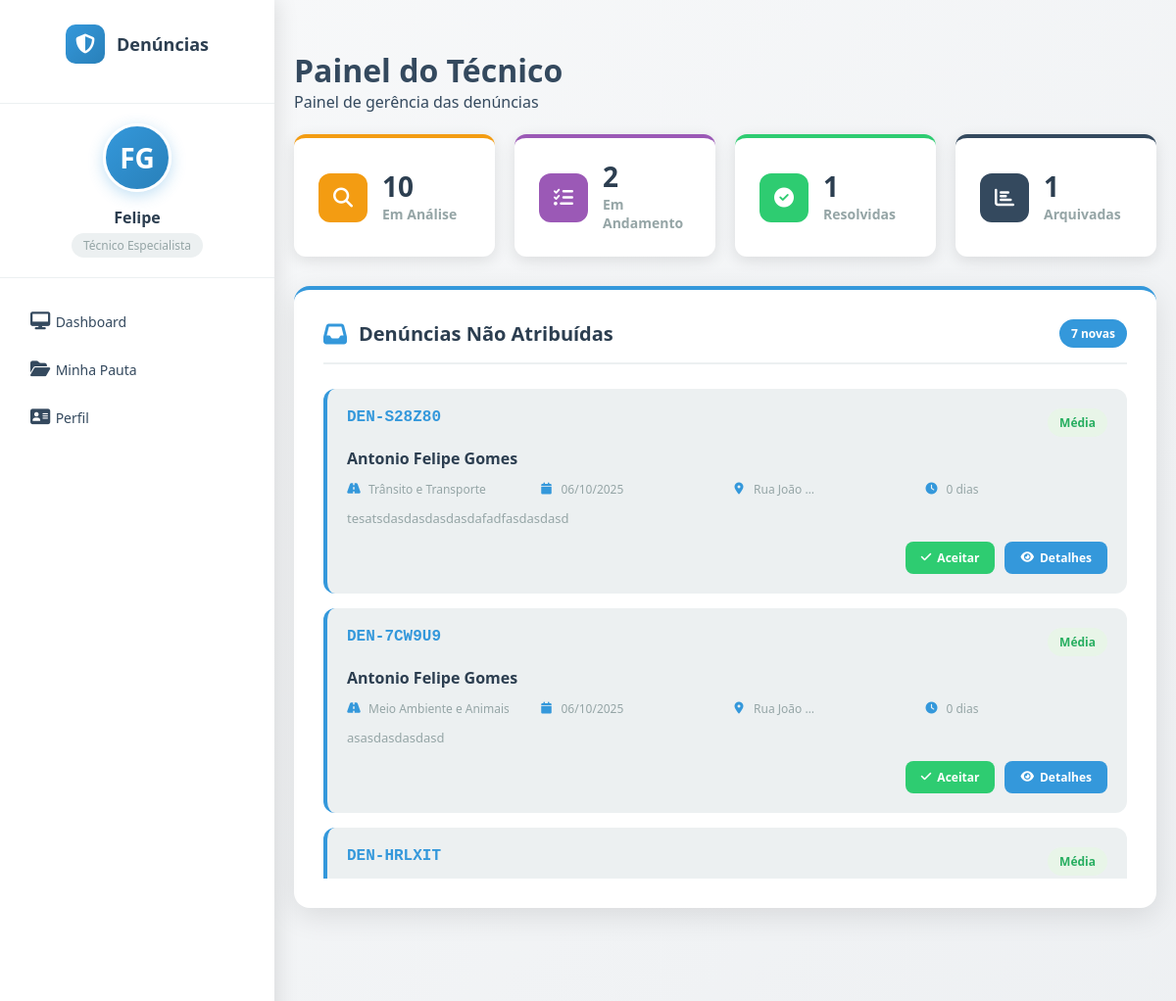
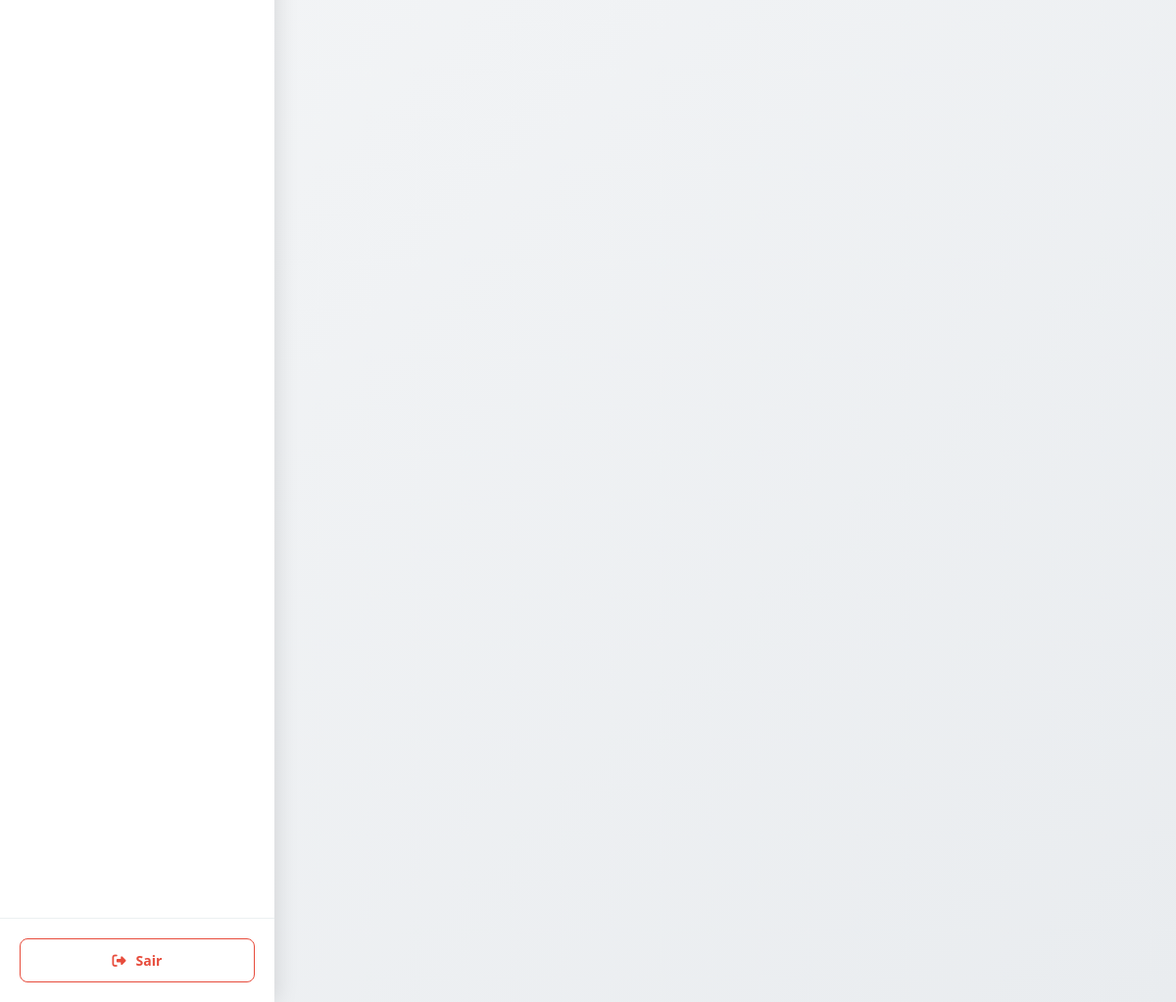
Page /tecnico/dashboard/ (signed in) on the committed database (2 pictures, top to bottom).
### denuncias/models.py (models this page shows, shortened)
class Denuncia(models.Model):
    STATUS_CHOICES = [
        ('NÃO_ATRIBUIDO', 'Aguardando Atribuição'),
        ('RECEBIDA', 'Recebida'),
        ('EM_ANALISE', 'Em Análise'),
        ('EM_ANDAMENTO', 'Em Andamento'),
        ('RESOLVIDA', 'Resolvida'),
        ('ARQUIVADA', 'Arquivada'),
    ]
    PRIORIDADE_CHOICES = [
        ('BAIXA', 'Baixa'),
        ('MEDIA', 'Média'),
        ('ALTA', 'Alta'),
        ('URGENTE', 'Urgente'),
    ]
    protocolo = models.CharField(
        max_length=10,
        primary_key=True,
        blank=True,
        editable=False,
        unique=True,
        verbose_name="Número do Protocolo"
    )
    titulo = models.CharField(
        max_length=200,
        verbose_name="Título da Denúncia",
        help_text="Título resumido do problema"
    )
    descricao = models.TextField(
        verbose_name="Descrição Detalhada",
        help_text="Descreva o problema em detalhes"
    )
    endereco = models.CharField(
        max_length=255,
        verbose_name="Localização",
        help_text="Endereço ou local onde ocorreu o problema"
    )
    ponto_referencia = models.CharField(
        max_length=255,
        blank=True,
        null=True,
        verbose_name="Ponto de Referência",
        help_text="Ponto de referência próximo (opcional)"
    )
    categoria = models.ForeignKey(
        Categoria,
        on_delete=models.PROTECT,
        related_name='denuncias',
        verbose_name="Categoria do Problema"
    )
    status = models.CharField(
        max_length=20,
        choices=STATUS_CHOICES,
        default='NÃO_ATRIBUIDO',
        verbose_name="Status da Denúncia"
    )
    prioridade = models.CharField(
        max_length=20,
        choices=PRIORIDADE_CHOICES,
        default='MEDIA',
        verbose_name="Prioridade"
    )
    contato = models.CharField(
        max_length=100,
        blank=True,
        null=True,
        verbose_name="Contato",
        help_text="Telefone ou e-mail para retorno (opcional)"
    )
    foto = models.ImageField(
        upload_to='denuncias/',
        blank=True,
        null=True,
        verbose_name="Foto do Problema",
        help_text="Faça upload de uma foto que mostre o problema",
        validators=[
            FileExtensionValidator(
                allowed_extensions=['jpg', 'jpeg', 'png', 'gif'],
                message="Somente imagens JPG, JPEG, PNG ou GIF são permitidas"
            )
        ]
    )
    data_criacao = models.DateTimeField(
        auto_now_add=True,
        verbose_name="Data de Criação"
    )
    data_atualizacao = models.DateTimeField(
        auto_now=True,
        verbose_name="Última Atualização"
    )
    data_previsao_resolucao = models.DateField(
        blank=True,
        null=True,
        verbose_name="Previsão de Resolução"
    )
    data_resolucao = models.DateField(
        blank=True,
        null=True,
        verbose_name="Data de Resolução"
    )
    resolucao = models.TextField(
        blank=True,
        null=True,
        verbose_name="Solução Aplicada",
        help_text="Descrição de como o problema foi resolvido"
    )
    observacoes_internas = models.TextField(
        blank=True,
        null=True,
        verbose_name="Observações Internas",
        help_text="Observações para uso da equipe administrativa"
    )
    tecnico = models.ForeignKey(
    'auth.User',
    null=True,
    blank=True,
    on_delete=models.SET_NULL,
    related_name='denuncias_atribuidas',
    verbose_name="Técnico Responsável"
    )
    class Meta:
        verbose_name = 'Denúncia'
        verbose_name_plural = 'Denúncias'
        ordering = ['-data_criacao']
        indexes = [
            models.Index(fields=['status']),
            models.Index(fields=['prioridade']),
            models.Index(fields=['data_criacao']),
            models.Index(fields=['categoria']),
        ]
    @property
    def dias_em_aberto(self):
        return (timezone.now().date() - self.data_criacao.date()).days

class Categoria(models.Model):
    nome = models.CharField(max_length=100, unique=True)
    descricao = models.TextField(blank=True, null=True, help_text="Descrição opcional da categoria")
    ativo = models.BooleanField(default=True, help_text="Se a categoria está ativa para uso")
    ordem = models.PositiveIntegerField(default=0, help_text="Ordem de exibição da categoria")
    class Meta:
        verbose_name = 'Categoria'
        verbose_name_plural = 'Categorias'
        ordering = ['ordem', 'nome']

### tecnico/views.py (the view)
# urls.py: path("dashboard/", views.denuncia_list, name="dashboard"),
@login_required
def denuncia_list(request):
    denuncias = Denuncia.objects.filter(status='NÃO_ATRIBUIDO')
    denuncias_em_analise = Denuncia.objects.filter(status='EM_ANALISE', tecnico=request.user)
    denuncias_em_andamento = Denuncia.objects.filter(status='EM_ANDAMENTO', tecnico=request.user)
    denuncias_resolvidas = Denuncia.objects.filter(status='RESOLVIDA', tecnico=request.user)
    denuncias_arquivadas = Denuncia.objects.filter(status='ARQUIVADA', tecnico=request.user)
    return render(request, 'dashboard.html', {
        'denuncias': denuncias,
        'denuncias_em_analise': denuncias_em_analise,
        'denuncias_em_andamento': denuncias_em_andamento,
        'denuncias_resolvidas': denuncias_resolvidas,
        'denuncias_arquivadas': denuncias_arquivadas,
    })

### tecnico/templates/dashboard.html (shortened to what this page needs)
{% extends "tecnico/base.html" %}
{% load static %}
{% block content %}
    <div class="header">
        <div class="user-info">
            <div class="user-details">
                <h1>Painel do Técnico</h1>
                <p>Painel de gerência das denúncias</p>
            </div>
        </div>
    </div>
    <br>
<div class="container">
    <div class="status-cards">
        <div class="status-card card-em-analise">
            <div class="status-icon">
                <i class="fas fa-search"></i>
            </div>
            <div class="status-info">
                <div class="status-number">{{ denuncias_em_analise.count }}</div>
                <div class="status-label">Em Análise</div>
            </div>
        </div>
        <div class="status-card card-em-andamento">
            <div class="status-icon">
                <i class="fas fa-tasks"></i>
            </div>
            <div class="status-info">
                <div class="status-number">{{ denuncias_em_andamento.count }}</div>
                <div class="status-label">Em Andamento</div>
            </div>
        </div>
        <div class="status-card card-resolvidas">
            <div class="status-icon">
                <i class="fas fa-check-circle"></i>
            </div>
            <div class="status-info">
                <div class="status-number">{{ denuncias_resolvidas.count }}</div>
                <div class="status-label">Resolvidas</div>
            </div>
        </div>
        <div class="status-card card-total">
            <div class="status-icon">
                <i class="fas fa-chart-bar"></i>
            </div>
            <div class="status-info">
                <div class="status-number">{{ denuncias_arquivadas.count }}</div>
                <div class="status-label">Arquivadas</div>
            </div>
        </div>
    </div>
</div>
<div class="dashboard">
    <div class="card">
        <div class="card-header">
            <div class="card-title">
                <i class="fas fa-inbox"></i>
                Denúncias Não Atribuídas
            </div>
            <span class="badge badge-primary">{{ denuncias.count }} novas</span>
        </div>
        <div class="denuncia-list">
            {% for denuncia in denuncias %}
            <div class="denuncia-item" onclick="openDenunciaModal('{{ denuncia.protocolo }}')">
                <div class="denuncia-header">
                    <div class="denuncia-protocolo">{{ denuncia.protocolo }}</div>
                    <div class="denuncia-prioridade prioridade-{{ denuncia.prioridade|lower }}">
                        {{ denuncia.get_prioridade_display }}
                    </div>
                </div>
                <div class="denuncia-titulo">{{ denuncia.titulo }}</div>
                <div class="denuncia-info">
                    <div class="info-item">
                        <i class="fas fa-{{ denuncia.categoria.icone|default:'road' }}"></i>
                        {{ denuncia.categoria.nome }}
                    </div>
                    <div class="info-item">
                        <i class="fas fa-calendar"></i>
                        {{ denuncia.data_criacao|date:"d/m/Y" }}
                    </div>
                    <div class="info-item">
                        <i class="fas fa-map-marker-alt"></i>
                        {{ denuncia.endereco|truncatewords:2 }}
                    </div>
                    <div class="info-item">
                        <i class="fas fa-clock"></i>
                        {{ denuncia.dias_em_aberto }} dia{{ denuncia.dias_em_aberto|pluralize }}
                    </div>
                </div>
                <div class="denuncia-descricao">
                    {{ denuncia.descricao|truncatewords:20 }}
                </div>
                <div class="denuncia-actions">
                    <button class="btn btn-success" onclick="event.stopPropagation(); aceitarDenuncia('{{ denuncia.protocolo }}')">
                        <i class="fas fa-check"></i> Aceitar
                    </button>
                    <a class="btn btn-primary" href="{% url 'tecnico:denuncia_detail' denuncia.protocolo %}" onclick="event.stopPropagation();">
                        <i class="fas fa-eye"></i> Detalhes
                    </a>
                </div>
            </div>
            {% empty %}
            <div class="empty-state">
                <i class="fas fa-check-circle"></i>
                <h4>Todas as denúncias foram atribuídas!</h4>
                <p>Não há denúncias pendentes de atribuição no momento.</p>
            </div>
            {% endfor %}
        </div>
    </div>
</div>
{% endblock content %}

### tecnico/templates/tecnico/base.html (shortened to what this page needs)
<!DOCTYPE html>
<html lang="pt-BR">
<head>
    <link rel="stylesheet" href="https://cdnjs.cloudflare.com/ajax/libs/font-awesome/6.4.0/css/all.min.css">
</head>
<body>
    <div class="sidebar" id="sidebar">
        <div class="sidebar-header">
            <div class="logo">
                <div class="logo-icon">
                    <i class="fas fa-shield-alt"></i>
                </div>
                <div class="logo-text">Denúncias</div>
            </div>
        </div>
        <div class="user-profile">
            <div class="user-avatar">{{ user.first_name|first|upper }}{{ user.last_name|first|upper }}</div>
            <div class="user-name"> {{ user.first_name }} </div>
            <div class="user-role">Técnico Especialista</div>
        </div>
        <div class="sidebar-menu">
            <a href="{% url 'tecnico:dashboard' %}" class="menu-item active">
                <span class="menu-text"><i class='fas fa-desktop'></i>
                       Dashboard</span>
            </a>
            <a href="{% url 'tecnico:minhas_denuncias' %}" class="menu-item">
                <span class="menu-text"><i class='fas fa-folder-open'></i>   Minha Pauta</span>
            </a>
            <a href="{% url 'tecnico:perfil' %}" class="menu-item">
                <span class="menu-text"><i class='fas fa-address-card'></i>
                        Perfil</span>
            </a>
        </div>
        <div class="sidebar-footer">
            <button class="logout-btn" onclick="logout()">
                <i class="fas fa-sign-out-alt"></i>
                Sair
            </button>
        </div>
    </div>
    <div class="main-content">
        <div class="container">
            {% block content %}
            {% endblock %}
        </div>
    </div>
</body>
</html>

### tecnico/templates/dashboard.html (style rules this page uses)
.status-cards { display: grid; grid-template-columns: repeat(auto-fit, minmax(200px, 1fr)); gap: 20px; margin-bottom: 30px; }
.status-card { background: white; border-radius: 12px; padding: 25px; box-shadow: 0 4px 15px rgba(0, 0, 0, 0.1); display: flex; align-items: center; gap: 15px; transition: all 0.3s ease; border-top: 4px solid transparent; }
.card-em-analise { border-top-color: #f39c12; }
.card-em-andamento { border-top-color: #9b59b6; }
.card-resolvidas { border-top-color: #2ecc71; }
.card-total { border-top-color: #34495e; }
.status-icon { width: 50px; height: 50px; border-radius: 12px; display: flex; align-items: center; justify-content: center; font-size: 20px; color: white; }
.card-em-analise .status-icon { background: #f39c12; }
.card-em-andamento .status-icon { background: #9b59b6; }
.card-resolvidas .status-icon { background: #2ecc71; }
.card-total .status-icon { background: #34495e; }
.status-info { flex: 1; }
.status-number { font-size: 28px; font-weight: bold; color: var(--secondary); line-height: 1; margin-bottom: 5px; }
.status-label { font-size: 14px; color: var(--gray); font-weight: 600; }
.denuncia-item { background: var(--light); border-radius: 12px; padding: 20px; margin-bottom: 15px; border-left: 4px solid var(--primary); transition: all 0.3s ease; cursor: pointer; }
.denuncia-header { display: flex; justify-content: space-between; align-items: flex-start; margin-bottom: 12px; }
.denuncia-protocolo { font-family: 'Courier New', monospace; font-weight: bold; color: var(--primary); font-size: 16px; }
.denuncia-prioridade { padding: 6px 12px; border-radius: 15px; font-size: 12px; font-weight: bold; }
.prioridade-media { background: #e8f5e8; color: #27ae60; }
.denuncia-titulo { font-weight: 600; color: var(--secondary); margin-bottom: 12px; font-size: 16px; line-height: 1.3; }
.denuncia-info { display: grid; grid-template-columns: repeat(auto-fit, minmax(150px, 1fr)); gap: 10px; margin-bottom: 12px; }
.info-item { display: flex; align-items: center; gap: 8px; font-size: 12px; color: var(--gray); }
.info-item i { color: var(--primary); width: 14px; text-align: center; }
.denuncia-descricao { color: var(--gray); font-size: 13px; line-height: 1.4; margin-bottom: 15px; display: -webkit-box; -webkit-line-clamp: 2; -webkit-box-orient: vertical; overflow: hidden; }
.denuncia-actions { display: flex; gap: 10px; justify-content: flex-end; }
.btn { padding: 8px 16px; border: none; border-radius: 8px; font-size: 12px; font-weight: 600; cursor: pointer; transition: all 0.3s ease; display: flex; align-items: center; gap: 6px; text-decoration: none; }
.btn-success { background: var(--success); color: white; }
.btn-primary { background: var(--primary); color: white; }

### rows in the picture
Denuncia: protocolo "DEN-S28Z80", prioridade "Média", titulo "Antonio Felipe Gomes", categoria.nome "Trânsito e Transporte", data_criacao "06/10/2025", endereco "Rua João …", dias_em_aberto "0", descricao "tesatsdasdasdasdasdafadfasdasdasd"
Denuncia: protocolo "DEN-7CW9U9", prioridade "Média", titulo "Antonio Felipe Gomes", categoria.nome "Meio Ambiente e Animais", data_criacao "06/10/2025", endereco "Rua João …", dias_em_aberto "0", descricao "asasdasdasdasd"
Denuncia: protocolo "DEN-HRLXIT", prioridade "Média"

### other values in the picture
{{ user.first_name|first|upper }} "F"
{{ user.last_name|first|upper }} "G"
{{ user.first_name }} "Felipe"
{{ denuncias_em_analise.count }} "10"
{{ denuncias_em_andamento.count }} "2"
{{ denuncias_resolvidas.count }} "1"
{{ denuncias_arquivadas.count }} "1"
{{ denuncias.count }} "7"
